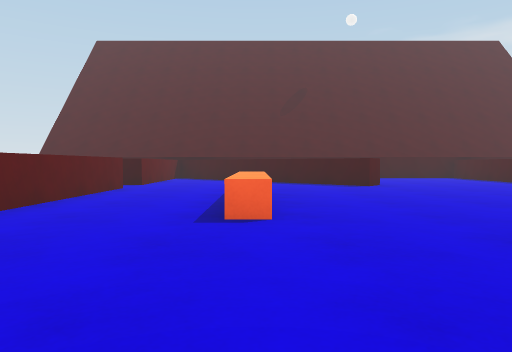
View 1 (above)

17 first-person views from a walk through a scene from a Unity 3-D project. The camera is 0.51 m above the floor, tilts 2° down and sees 70° across. The floor is counted in squares, 1 m on a side. Each view is taken from the middle of a square. On the plan, view 1 faces up. The plan holds only what a view shows up to about 9 squares ahead; the rest is blank. The place goes on beyond the plan. The player character is not drawn. Surface patterns are stand-ins for the level's own textures.

View 2
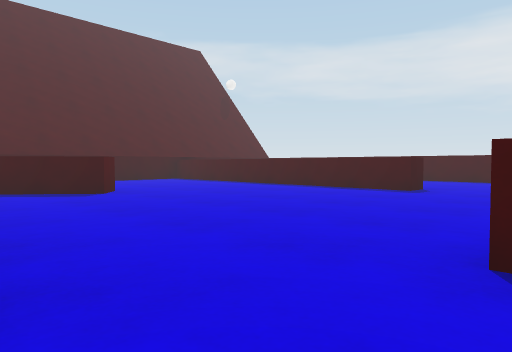

View 3
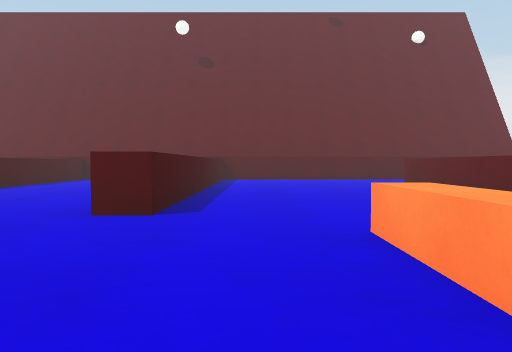

View 4
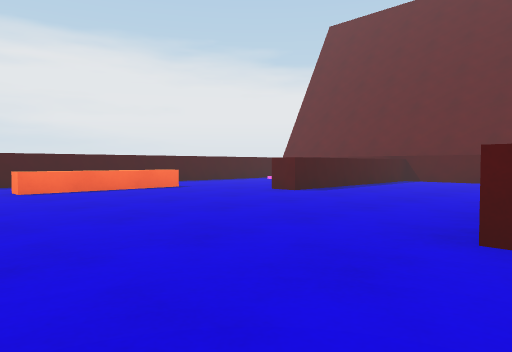

View 5
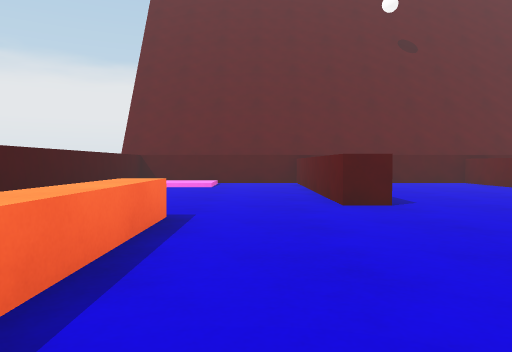

View 6
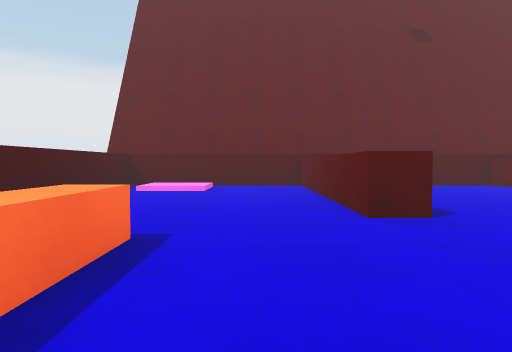

View 7
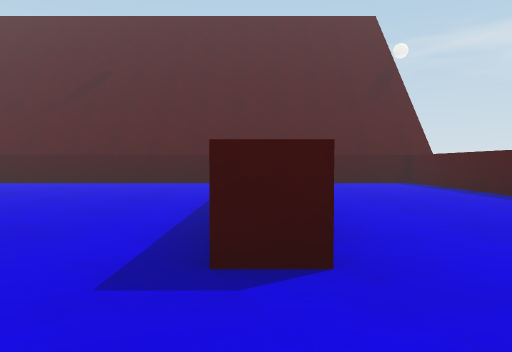

View 8
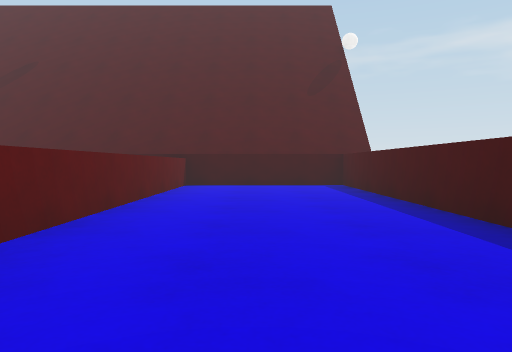

View 9
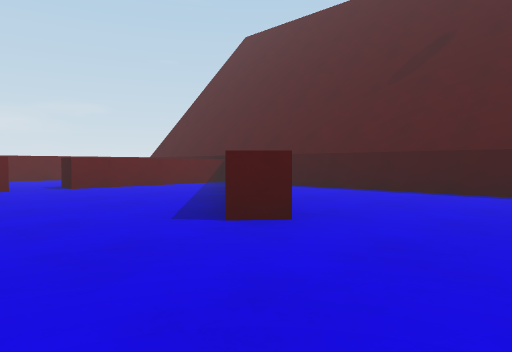

View 10
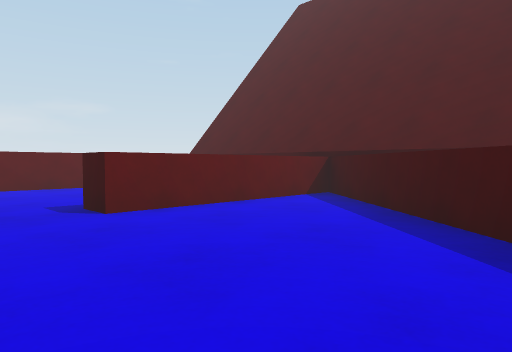

View 11
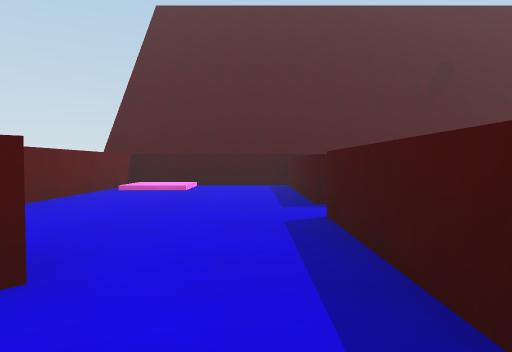

View 12
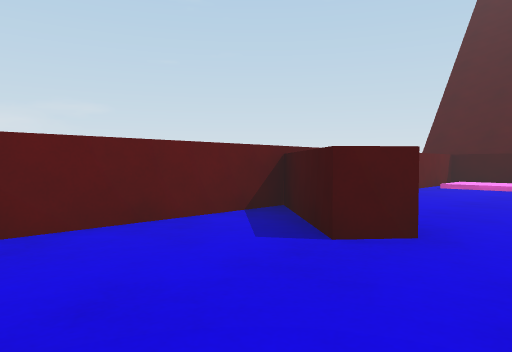

View 13
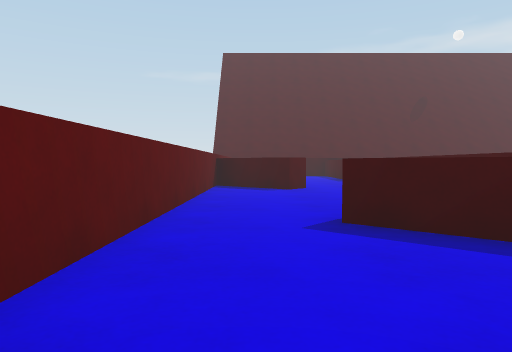

View 14
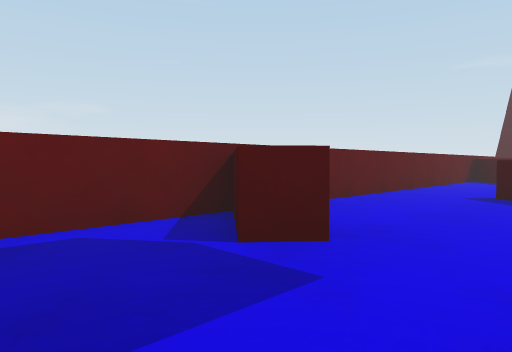

View 15
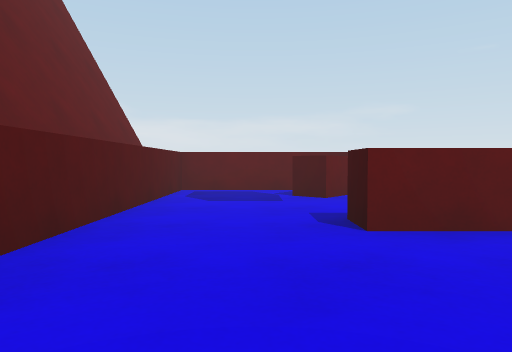

View 16
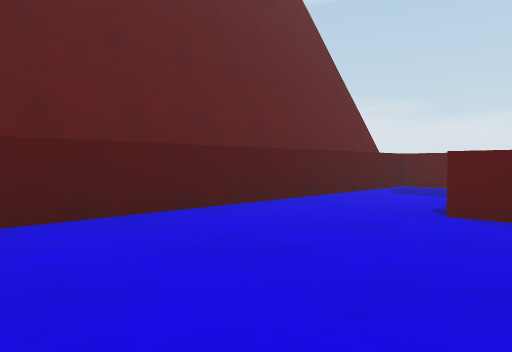

View 17
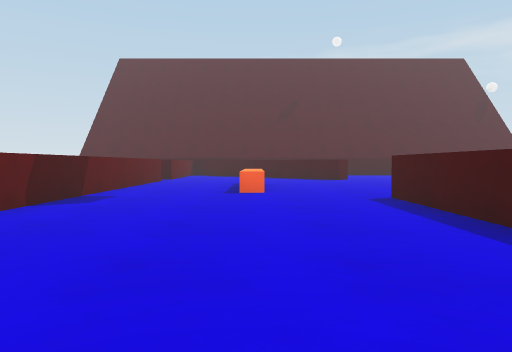

### Floor plan
Key: @ floor where view 1 was taken; # wall or solid block; x gap in a wall; . floor; / step, stairs or slope; ^ raised ledge.
Columns run from 7 left of view 1 to 11 right of it. Each row starts with its distance up from view 1.
 13 ############  #####
 12 #/..^^^.......^...#
 11 #/..^.^^......^...#
 10 #...^..^^.....^...#
  9 #...^....^....^...#
  8 #........#....^...#
  7 #...^.........^...#
  6 #^..^..^......^...
  5 #x#.^..^......^...
  4 #...^..^..........
  3 #...^...........^.#
  2 #.. ^....^......^ #
  1 #.^^^....^......^ #
  0 #..^^..@.^....... #
 -1 #...^....^....^.. #
 -2 #...^....^....^...#
 -3 #^..^....^....^...#
 -4 #........^....^.//#
 -5 #........^... ^.//#
 -6 ############  #####

Where each view was taken, in squares from view 1:
view 1: 0 up, 0 right, facing up
view 2: 2 up, 0 right, facing up-right
view 3: 6 up, 1 right, facing down
view 4: 5 up, 2 right, facing down-right
view 5: 4 up, 8 right, facing down
view 6: 3 up, 8 right, facing down
view 7: 3 up, 7 right, facing up
view 8: 4 up, 9 right, facing up
view 9: 6 up, 5 right, facing up-left
view 10: 7 up, 1 right, facing up-left
view 11: 4 up, 4 left, facing up
view 12: 3 up, 4 left, facing up-left
view 13: 2 down, 6 left, facing up
view 14: 5 down, 4 left, facing up-left
view 15: 4 down, 0 right, facing left
view 16: 2 down, 1 right, facing down-left
view 17: 3 down, 0 right, facing up
